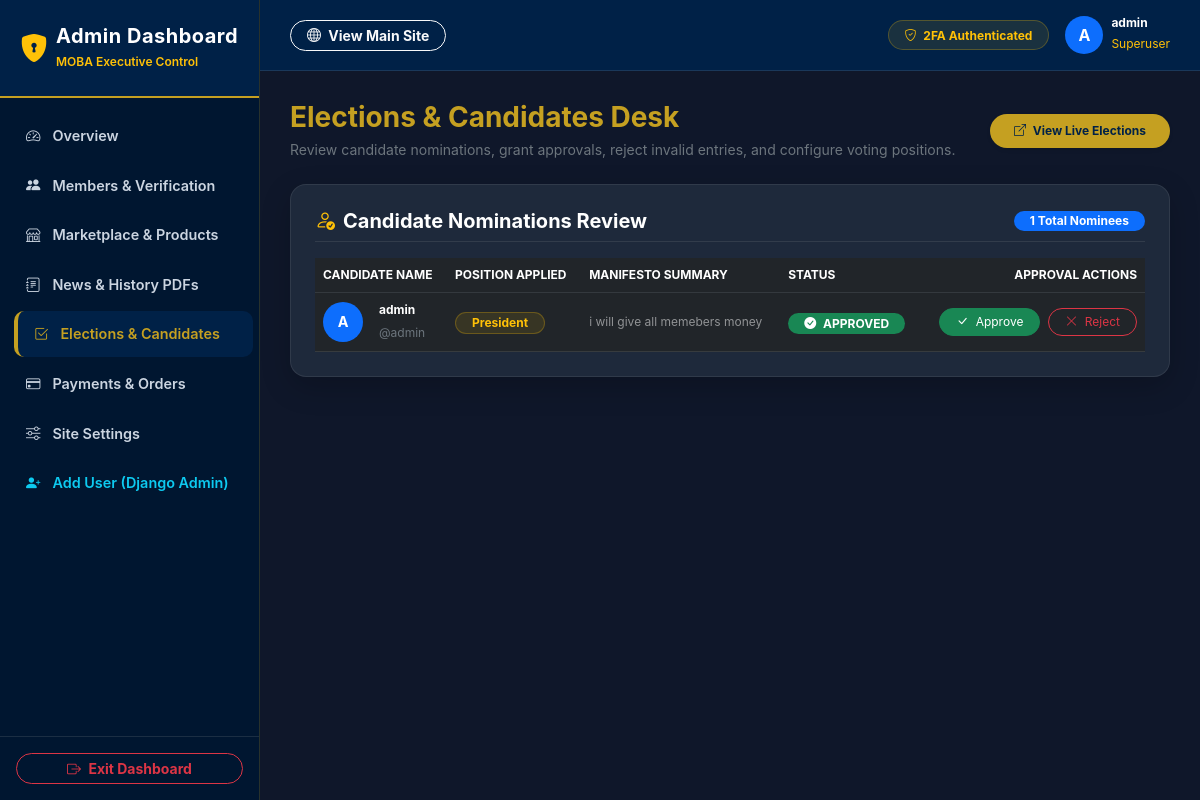
Page /admin-dashboard/elections/ (signed in) on the committed database.
### users/models.py (models this page shows, shortened)
class User(AbstractUser):
    class Role(models.TextChoices):
        PUBLIC = "PUBLIC", "Public"
        SUBSCRIBER = "SUBSCRIBER", "Subscriber"
        ADMIN = "ADMIN", "Admin"
    base_role = Role.PUBLIC
    role = models.CharField(max_length=50, choices=Role.choices, default=base_role)
    cohort = models.ForeignKey('organisation.Cohort', on_delete=models.SET_NULL, null=True, blank=True)
    house = models.ForeignKey('organisation.House', on_delete=models.SET_NULL, null=True, blank=True)
    phone_number = models.CharField(max_length=20)
    linkedin_profile = models.URLField(blank=True)
    website = models.URLField(blank=True)
    address = models.CharField(max_length=255, blank=True)
    profession = models.ForeignKey('organisation.Profession', on_delete=models.SET_NULL, null=True, blank=True)
    whatsapp_contact = models.CharField(max_length=20, blank=True)
    x_account = models.URLField(blank=True)
    tiktok_account = models.URLField(blank=True)
    youtube_account = models.URLField(blank=True)
    facebook_account = models.URLField(blank=True)

### elections/models.py (models this page shows, shortened)
class Candidate(models.Model):
    STATUS_PENDING = 'PENDING'
    STATUS_APPROVED = 'APPROVED'
    STATUS_DENIED = 'DENIED'
    STATUS_CHOICES = [
        (STATUS_PENDING, 'Pending'),
        (STATUS_APPROVED, 'Approved'),
        (STATUS_DENIED, 'Denied'),
    ]
    position = models.ForeignKey(Position, on_delete=models.CASCADE, related_name='candidates')
    user = models.ForeignKey(User, on_delete=models.CASCADE, related_name='candidacies')
    manifesto = models.TextField(blank=True, null=True, help_text="Candidate's message or promises to the voters.")
    status = models.CharField(max_length=20, choices=STATUS_CHOICES, default=STATUS_PENDING)
    created_at = models.DateTimeField(auto_now_add=True)
    updated_at = models.DateTimeField(auto_now=True)

class Position(models.Model):
    category = models.ForeignKey(ElectionCategory, on_delete=models.CASCADE, related_name='positions')
    title = models.CharField(max_length=255)
    description = models.TextField(help_text="Describe the tasks and roles for this position")

### custom_admin/views.py (the view)
# urls.py: path("elections/", views.manage_elections, name="admin_elections"),
@admin_dashboard_required
def manage_elections(request):
    candidates = Candidate.objects.select_related('user', 'position').all().order_by('-id')
    positions = Position.objects.all()
    return render(request, 'admin/manage_elections.html', {'candidates': candidates, 'positions': positions})

### core/context_processors.py (called while the page is built)
def site_settings(request):
    return {
        'site_settings': SiteSettings.load()
    }

### core/models.py (called while the page is built)
    @classmethod
    def load(cls):
        obj, created = cls.objects.get_or_create(pk=1)
        return obj

### custom_admin/views.py (called while the page is built)
def admin_dashboard_required(view_func):
    @wraps(view_func)
    def _wrapped_view(request, *args, **kwargs):
        if not request.user.is_authenticated or not (request.user.is_staff or request.user.is_superuser):
            messages.error(request, "Access restricted to authorized staff members.")
            return redirect('home')
        if not request.session.get('admin_2fa_verified', False):
            messages.error(request, "2FA authentication code required to access Admin Dashboard.")
            return redirect('home')
        return view_func(request, *args, **kwargs)
    return _wrapped_view

### custom_admin/templates/admin/manage_elections.html (shortened to what this page needs)
{% extends "admin/admin_base.html" %}
{% block content %}
<div class="container-fluid p-0">
    <div class="d-flex justify-content-between align-items-center mb-4">
        <div>
            <h3 class="fw-bold text-white mb-1" style="color: var(--admin-gold) !important;">Elections & Candidates Desk</h3>
            <p class="text-secondary small mb-0">Review candidate nominations, grant approvals, reject invalid entries, and configure voting positions.</p>
        </div>
        <a href="{% url 'elections' %}" target="_blank" class="btn btn-gold rounded-pill px-4 py-2 shadow-sm font-size-xs">
            <i class="bi bi-box-arrow-up-right me-1"></i> View Live Elections
        </a>
    </div>
    <div class="admin-card p-4">
        <div class="d-flex justify-content-between align-items-center mb-3 pb-2 border-bottom border-secondary border-opacity-25">
            <h5 class="fw-bold text-white mb-0"><i class="bi bi-person-check me-2 text-warning"></i>Candidate Nominations Review</h5>
            <span class="badge bg-primary rounded-pill px-3 py-1 font-size-xs">{{ candidates|length }} Total Nominees</span>
        </div>
        <div class="table-responsive">
            <table class="table table-dark table-hover align-middle mb-0">
                <thead>
                    <tr class="text-secondary font-size-xs text-uppercase border-bottom border-secondary border-opacity-25">
                        <th>Candidate Name</th>
                        <th>Position Applied</th>
                        <th>Manifesto Summary</th>
                        <th>Status</th>
                        <th class="text-end">Approval Actions</th>
                    </tr>
                </thead>
                <tbody>
                    {% for c in candidates %}
                    <tr>
                        <td>
                            <div class="d-flex align-items-center gap-3">
                                <div class="rounded-circle bg-primary text-white fw-bold d-flex align-items-center justify-content-center flex-shrink-0" style="width: 40px; height: 40px; font-size: 0.9rem;">
                                    {{ c.user.username|slice:":1"|upper }}
                                </div>
                                <div>
                                    <span class="fw-bold text-white d-block font-size-xs">{{ c.user.get_full_name|default:c.user.username }}</span>
                                    <small class="text-secondary font-size-xs">@{{ c.user.username }}</small>
                                </div>
                            </div>
                        </td>
                        <td>
                            <span class="badge bg-warning bg-opacity-10 text-warning rounded-pill px-3 py-1 font-size-xs border border-warning border-opacity-25">
                                {{ c.position.title|default:"Executive Position" }}
                            </span>
                        </td>
                        <td class="font-size-xs text-white-50" style="max-width: 250px;">
                            {{ c.manifesto|striptags|truncatewords:10|default:"No manifesto submitted" }}
                        </td>
                        <td>
                            {% if c.status == 'APPROVED' %}
                                <span class="badge bg-success rounded-pill px-3 py-1 font-size-xs"><i class="bi bi-check-circle-fill me-1"></i> APPROVED</span>
                            {% elif c.status == 'DENIED' or c.status == 'REJECTED' %}
                                <span class="badge bg-danger rounded-pill px-3 py-1 font-size-xs"><i class="bi bi-x-circle-fill me-1"></i> DENIED</span>
                            {% else %}
                                <span class="badge bg-warning text-dark rounded-pill px-3 py-1 font-size-xs"><i class="bi bi-clock-history me-1"></i> PENDING</span>
                            {% endif %}
                        </td>
                        <td class="text-end">
                            <div class="d-flex justify-content-end gap-2">
                                <a href="{% url 'admin_candidate_action' candidate_id=c.id action='approve' %}" class="btn btn-sm btn-success rounded-pill px-3 font-size-xs py-1">
                                    <i class="bi bi-check-lg me-1"></i> Approve
                                </a>
                                <a href="{% url 'admin_candidate_action' candidate_id=c.id action='reject' %}" class="btn btn-sm btn-outline-danger rounded-pill px-3 font-size-xs py-1">
                                    <i class="bi bi-x-lg me-1"></i> Reject
                                </a>
                            </div>
                        </td>
                    </tr>
                    {% endfor %}
                </tbody>
            </table>
        </div>
    </div>
</div>
{% endblock %}

### custom_admin/templates/admin/admin_base.html (shortened to what this page needs)
<!DOCTYPE html>
<html lang="en">
<head>
    <link rel="stylesheet" href="https://cdn.jsdelivr.net/npm/bootstrap@5.3.0/dist/css/bootstrap.min.css">
    <link rel="stylesheet" href="https://cdn.jsdelivr.net/npm/bootstrap-icons@1.11.1/font/bootstrap-icons.css">
</head>
<body>
    <aside class="sidebar">
        <div>
            <div class="sidebar-brand d-flex align-items-center gap-2">
                <i class="bi bi-shield-lock-fill fs-3 text-warning"></i>
                <div>
                    <h5 class="fw-bold text-white mb-0" style="letter-spacing: 0.5px;">Admin Dashboard</h5>
                    <small class="text-warning font-size-xs fw-semibold">MOBA Executive Control</small>
                </div>
            </div>
            <ul class="sidebar-nav">
                <li>
                    <a href="{% url 'admin_dashboard_home' %}" class="sidebar-link {% if request.resolver_match.url_name == 'admin_dashboard_home' %}active{% endif %}">
                        <i class="bi bi-speedometer2"></i> Overview
                    </a>
                </li>
                <li>
                    <a href="{% url 'admin_members' %}" class="sidebar-link {% if request.resolver_match.url_name == 'admin_members' %}active{% endif %}">
                        <i class="bi bi-people-fill"></i> Members & Verification
                    </a>
                </li>
                <li>
                    <a href="{% url 'admin_products' %}" class="sidebar-link {% if request.resolver_match.url_name == 'admin_products' %}active{% endif %}">
                        <i class="bi bi-shop"></i> Marketplace & Products
                    </a>
                </li>
                <li>
                    <a href="{% url 'admin_content' %}" class="sidebar-link {% if request.resolver_match.url_name == 'admin_content' %}active{% endif %}">
                        <i class="bi bi-journal-text"></i> News & History PDFs
                    </a>
                </li>
                <li>
                    <a href="{% url 'admin_elections' %}" class="sidebar-link {% if request.resolver_match.url_name == 'admin_elections' %}active{% endif %}">
                        <i class="bi bi-check2-square"></i> Elections & Candidates
                    </a>
                </li>
                <li>
                    <a href="{% url 'admin_payments' %}" class="sidebar-link {% if request.resolver_match.url_name == 'admin_payments' %}active{% endif %}">
                        <i class="bi bi-credit-card"></i> Payments & Orders
                    </a>
                </li>
                <li>
                    <a href="{% url 'admin_settings' %}" class="sidebar-link {% if request.resolver_match.url_name == 'admin_settings' %}active{% endif %}">
                        <i class="bi bi-sliders"></i> Site Settings
                    </a>
                </li>
                <li>
                    <a href="/admin/users/user/add/" target="_blank" class="sidebar-link text-info">
                        <i class="bi bi-person-plus-fill"></i> Add User (Django Admin)
                    </a>
                </li>
            </ul>
        </div>
        <div class="p-3 border-top border-secondary border-opacity-25">
            <a href="{% url 'admin_dashboard_logout' %}" class="btn btn-outline-danger w-100 btn-sm rounded-pill fw-bold">
                <i class="bi bi-box-arrow-right me-1"></i> Exit Dashboard
            </a>
        </div>
    </aside>
    <div class="main-wrapper">
        <header class="top-navbar">
            <div class="d-flex align-items-center gap-2">
                <a href="{% url 'home' %}" class="btn btn-sm btn-outline-light rounded-pill px-3 fw-bold">
                    <i class="bi bi-globe me-1"></i> View Main Site
                </a>
            </div>
            <div class="d-flex align-items-center gap-3">
                <span class="badge bg-warning bg-opacity-10 text-warning px-3 py-2 rounded-pill fw-bold border border-warning border-opacity-25 font-size-xs">
                    <i class="bi bi-shield-check me-1"></i> 2FA Authenticated
                </span>
                <div class="d-flex align-items-center gap-2">
                    <div class="rounded-circle bg-primary text-white fw-bold d-flex align-items-center justify-content-center" style="width: 38px; height: 38px;">
                        {{ user.username|slice:":1"|upper }}
                    </div>
                    <div class="d-none d-md-block">
                        <h6 class="mb-0 text-white fw-bold font-size-xs">{{ user.get_full_name|default:user.username }}</h6>
                        <small class="text-warning font-size-xs">Superuser</small>
                    </div>
                </div>
            </div>
        </header>
        <main class="content-area">
            {% block content %}{% endblock %}
        </main>
    </div>
</body>
</html>

### custom_admin/templates/admin/admin_base.html (style rules this page uses)
:root { --admin-navy: #002147; --admin-navy-deep: #001630; --admin-gold: #C5A021; --admin-bg: #0f172a; --admin-card-bg: #1e293b; }
body { background-color: var(--admin-bg); color: #f8fafc; font-family: 'Inter', system-ui, -apple-system, sans-serif; min-height: 100vh; }
.sidebar { width: 260px; background-color: var(--admin-navy-deep); border-right: 1px solid rgba(197, 160, 33, 0.2); min-height: 100vh; position: fixed; top: 0; left: 0; z-index: 1000; display: flex; flex-direction: column; justify-content: space-between; }
.sidebar-brand { padding: 24px 20px; border-bottom: 2px solid var(--admin-gold); background-color: var(--admin-navy); }
.sidebar-nav { padding: 15px 10px; list-style: none; margin: 0; }
.sidebar-link { display: flex; align-items: center; gap: 12px; padding: 12px 16px; color: #cbd5e1; text-decoration: none; font-weight: 600; font-size: 0.9rem; border-radius: 10px; transition: all 0.2s ease; margin-bottom: 4px; }
.sidebar-link:hover, .sidebar-link.active { background-color: var(--admin-navy); color: var(--admin-gold); transform: translateX(4px); }
.sidebar-link.active { border-left: 4px solid var(--admin-gold); }
.main-wrapper { margin-left: 260px; min-height: 100vh; display: flex; flex-direction: column; }
.top-navbar { background-color: var(--admin-navy); border-bottom: 1px solid rgba(255, 255, 255, 0.1); padding: 16px 30px; display: flex; align-items: center; justify-content: space-between; }
.content-area { padding: 30px; flex: 1; }
.admin-card { background-color: var(--admin-card-bg); border: 1px solid rgba(255, 255, 255, 0.08); border-radius: 16px; box-shadow: 0 10px 30px rgba(0,0,0,0.2); }
.btn-gold { background-color: var(--admin-gold); color: var(--admin-navy); font-weight: 700; border: none; }
.font-size-xs { font-size: 0.75rem; }

### rows in the picture
User: username "A", get_full_name "admin"
Candidate: user.username "A", user.get_full_name "admin", user.username "admin", position "President", manifesto "i will give all memebers money", status "APPROVED" (drawn)

### other values in the picture
{{ candidates|length }} "1"
